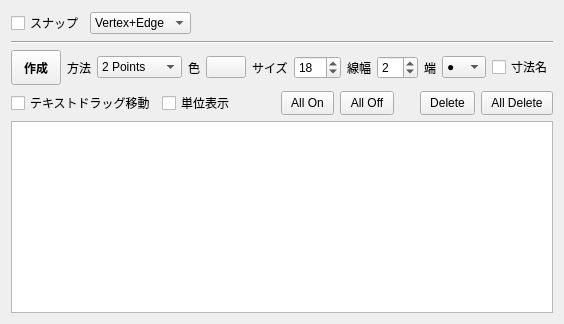
         <widget class="QWidget" name="DimensionTab">
          <attribute name="title">
           <string>寸法</string>
          </attribute>
          <layout class="QGridLayout" name="gridLayout_26">
           <item row="3" column="0">
            <layout class="QGridLayout" name="gridLayout_22">
             <item row="0" column="7">
              <widget class="QPushButton" name="pushButton_create_dimension_clear">
               <property name="sizePolicy">
                <sizepolicy hsizetype="Minimum" vsizetype="Preferred">
                 <horstretch>0</horstretch>
                 <verstretch>0</verstretch>
                </sizepolicy>
               </property>
               <property name="styleSheet">
                <string notr="true">padding-left: 9px; padding-right: 9px</string>
               </property>
               <property name="text">
                <string>All Delete</string>
               </property>
              </widget>
             </item>
             <item row="0" column="4">
              <widget class="QPushButton" name="pushButton_create_dimension_all_off">
               <property name="sizePolicy">
                <sizepolicy hsizetype="Minimum" vsizetype="Preferred">
                 <horstretch>0</horstretch>
                 <verstretch>0</verstretch>
                </sizepolicy>
               </property>
               <property name="styleSheet">
                <string notr="true">padding-left: 9px; padding-right: 9px</string>
               </property>
               <property name="text">
                <string>All Off</string>
               </property>
              </widget>
             </item>
             <item row="0" column="6">
              <widget class="QPushButton" name="pushButton_create_dimension_clear_selected">
               <property name="sizePolicy">
                <sizepolicy hsizetype="Minimum" vsizetype="Preferred">
                 <horstretch>0</horstretch>
                 <verstretch>0</verstretch>
                </sizepolicy>
               </property>
               <property name="styleSheet">
                <string notr="true">padding-left: 9px; padding-right: 9px</string>
               </property>
               <property name="text">
                <string>Delete</string>
               </property>
              </widget>
             </item>
             <item row="0" column="5">
              <spacer name="horizontalSpacer_17">
               <property name="orientation">
                <enum>Qt::Horizontal</enum>
               </property>
               <property name="sizeType">
                <enum>QSizePolicy::Fixed</enum>
               </property>
               <property name="sizeHint" stdset="0">
                <size>
                 <width>20</width>
                 <height>20</height>
                </size>
               </property>
              </spacer>
             </item>
             <item row="0" column="3">
              <widget class="QPushButton" name="pushButton_create_dimension_all_on">
               <property name="sizePolicy">
                <sizepolicy hsizetype="Minimum" vsizetype="Preferred">
                 <horstretch>0</horstretch>
                 <verstretch>0</verstretch>
                </sizepolicy>
               </property>
               <property name="styleSheet">
                <string notr="true">padding-left: 9px; padding-right: 9px</string>
               </property>
               <property name="text">
                <string>All On</string>
               </property>
              </widget>
             </item>
             <item row="0" column="0">
              <widget class="QCheckBox" name="checkBox_create_dimension_text_drag">
               <property name="text">
                <string>テキストドラッグ移動</string>
               </property>
              </widget>
             </item>
             <item row="0" column="2">
              <spacer name="horizontalSpacer_15">
               <property name="orientation">
                <enum>Qt::Horizontal</enum>
               </property>
               <property name="sizeType">
                <enum>QSizePolicy::MinimumExpanding</enum>
               </property>
               <property name="sizeHint" stdset="0">
                <size>
                 <width>40</width>
                 <height>20</height>
                </size>
               </property>
              </spacer>
             </item>
             <item row="0" column="1">
              <widget class="QCheckBox" name="checkBox_create_dimension_unit_disp">
               <property name="text">
                <string>単位表示</string>
               </property>
              </widget>
             </item>
            </layout>
           </item>
           <item row="2" column="0">
            <layout class="QGridLayout" name="gridLayout_20">
             <item row="0" column="7">
              <widget class="QLabel" name="label_39">
               <property name="text">
                <string>線幅</string>
               </property>
              </widget>
             </item>
             <item row="0" column="9">
              <widget class="QLabel" name="label_75">
               <property name="text">
                <string>端</string>
               </property>
              </widget>
             </item>
             <item row="0" column="4">
              <widget class="QPushButton" name="pushButton_create_dimension_color">
               <property name="sizePolicy">
                <sizepolicy hsizetype="Preferred" vsizetype="Fixed">
                 <horstretch>0</horstretch>
                 <verstretch>0</verstretch>
                </sizepolicy>
               </property>
               <property name="text">
                <string/>
               </property>
              </widget>
             </item>
             <item row="0" column="6">
              <widget class="QSpinBox" name="spinBox_create_dimension_size">
               <property name="sizePolicy">
                <sizepolicy hsizetype="Minimum" vsizetype="Fixed">
                 <horstretch>0</horstretch>
                 <verstretch>0</verstretch>
                </sizepolicy>
               </property>
               <property name="minimum">
                <number>1</number>
               </property>
               <property name="maximum">
                <number>999</number>
               </property>
               <property name="value">
                <number>18</number>
               </property>
              </widget>
             </item>
             <item row="0" column="5">
              <widget class="QLabel" name="label_38">
               <property name="text">
                <string>サイズ</string>
               </property>
              </widget>
             </item>
             <item row="0" column="8">
              <widget class="QSpinBox" name="spinBox_create_dimension_linewidth">
               <property name="sizePolicy">
                <sizepolicy hsizetype="Minimum" vsizetype="Fixed">
                 <horstretch>0</horstretch>
                 <verstretch>0</verstretch>
                </sizepolicy>
               </property>
               <property name="minimum">
                <number>1</number>
               </property>
               <property name="maximum">
                <number>20</number>
               </property>
               <property name="value">
                <number>2</number>
               </property>
              </widget>
             </item>
             <item row="0" column="2">
              <widget class="CustomCombo" name="comboBox_create_dimension_type">
               <property name="sizePolicy">
                <sizepolicy hsizetype="Fixed" vsizetype="Fixed">
                 <horstretch>0</horstretch>
                 <verstretch>0</verstretch>
                </sizepolicy>
               </property>
               <item>
                <property name="text">
                 <string>2 Points</string>
                </property>
               </item>
               <item>
                <property name="text">
                 <string>X+Y+Z</string>
                </property>
               </item>
               <item>
                <property name="text">
                 <string>X</string>
                </property>
               </item>
               <item>
                <property name="text">
                 <string>Y</string>
                </property>
               </item>
               <item>
                <property name="text">
                 <string>Z</string>
                </property>
               </item>
               <item>
                <property name="text">
                 <string>V+H+D</string>
                </property>
               </item>
               <item>
                <property name="text">
                 <string>Vertical</string>
                </property>
               </item>
               <item>
                <property name="text">
                 <string>Horizontal</string>
                </property>
               </item>
               <item>
                <property name="text">
                 <string>Diagonal</string>
                </property>
               </item>
              </widget>
             </item>
             <item row="0" column="1">
              <widget class="QLabel" name="label_36">
               <property name="text">
                <string>方法</string>
               </property>
              </widget>
             </item>
             <item row="0" column="10">
              <widget class="CustomCombo" name="comboBox_create_dimension_edge_type">
               <property name="sizePolicy">
                <sizepolicy hsizetype="Fixed" vsizetype="Fixed">
                 <horstretch>0</horstretch>
                 <verstretch>0</verstretch>
                </sizepolicy>
               </property>
               <property name="minimumSize">
                <size>
                 <width>40</width>
                 <height>0</height>
                </size>
               </property>
               <property name="baseSize">
                <size>
                 <width>0</width>
                 <height>0</height>
                </size>
               </property>
               <item>
                <property name="text">
                 <string>●</string>
                </property>
               </item>
               <item>
                <property name="text">
                 <string>ー❘</string>
                </property>
               </item>
               <item>
                <property name="text">
                 <string>ー</string>
                </property>
               </item>
               <item>
                <property name="text">
                 <string>❘</string>
                </property>
               </item>
              </widget>
             </item>
             <item row="0" column="0">
              <widget class="QPushButton" name="pushButton_create_dimension">
               <property name="sizePolicy">
                <sizepolicy hsizetype="Minimum" vsizetype="Fixed">
                 <horstretch>0</horstretch>
                 <verstretch>0</verstretch>
                </sizepolicy>
               </property>
               <property name="minimumSize">
                <size>
                 <width>0</width>
                 <height>35</height>
                </size>
               </property>
               <property name="sizeIncrement">
                <size>
                 <width>0</width>
                 <height>0</height>
                </size>
               </property>
               <property name="font">
                <font>
                 <italic>false</italic>
                 <bold>true</bold>
                 <underline>false</underline>
                 <stylestrategy>PreferDefault</stylestrategy>
                </font>
               </property>
               <property name="styleSheet">
                <string notr="true">padding-left: 12px; padding-right: 12px</string>
               </property>
               <property name="text">
                <string>作成</string>
               </property>
               <property name="checkable">
                <bool>true</bool>
               </property>
               <property name="flat">
                <bool>false</bool>
               </property>
              </widget>
             </item>
             <item row="0" column="3">
              <widget class="QLabel" name="label_37">
               <property name="text">
                <string>色</string>
               </property>
              </widget>
             </item>
             <item row="0" column="12">
              <spacer name="horizontalSpacer_12">
               <property name="orientation">
                <enum>Qt::Horizontal</enum>
               </property>
               <property name="sizeHint" stdset="0">
                <size>
                 <width>0</width>
                 <height>20</height>
                </size>
               </property>
              </spacer>
             </item>
             <item row="0" column="11">
              <widget class="QCheckBox" name="checkBox_create_dimension_disp_name">
               <property name="text">
                <string>寸法名</string>
               </property>
              </widget>
             </item>
            </layout>
           </item>
           <item row="0" column="0">
            <layout class="QGridLayout" name="gridLayout_25">
             <property name="leftMargin">
              <number>0</number>
             </property>
             <item row="0" column="2">
              <spacer name="horizontalSpacer_10">
               <property name="orientation">
                <enum>Qt::Horizontal</enum>
               </property>
               <property name="sizeHint" stdset="0">
                <size>
                 <width>40</width>
                 <height>20</height>
                </size>
               </property>
              </spacer>
             </item>
             <item row="0" column="1">
              <widget class="CustomCombo" name="comboBox_ceate_dimension_snap">
               <property name="currentText">
                <string>Vertex+Edge</string>
               </property>
               <property name="currentIndex">
                <number>2</number>
               </property>
               <item>
                <property name="text">
                 <string>Vertex</string>
                </property>
               </item>
               <item>
                <property name="text">
                 <string>Edge</string>
                </property>
               </item>
               <item>
                <property name="text">
                 <string>Vertex+Edge</string>
                </property>
               </item>
              </widget>
             </item>
             <item row="0" column="0">
              <widget class="QCheckBox" name="checkBox_create_dimension_snap">
               <property name="text">
                <string>スナップ</string>
               </property>
              </widget>
             </item>
            </layout>
           </item>
           <item row="4" column="0">
            <widget class="CustomTableWidget" name="tableWidget_create_dimension_list"/>
           </item>
           <item row="1" column="0">
            <widget class="Line" name="line_2">
             <property name="orientation">
              <enum>Qt::Horizontal</enum>
             </property>
            </widget>
           </item>
          </layout>
         </widget>
